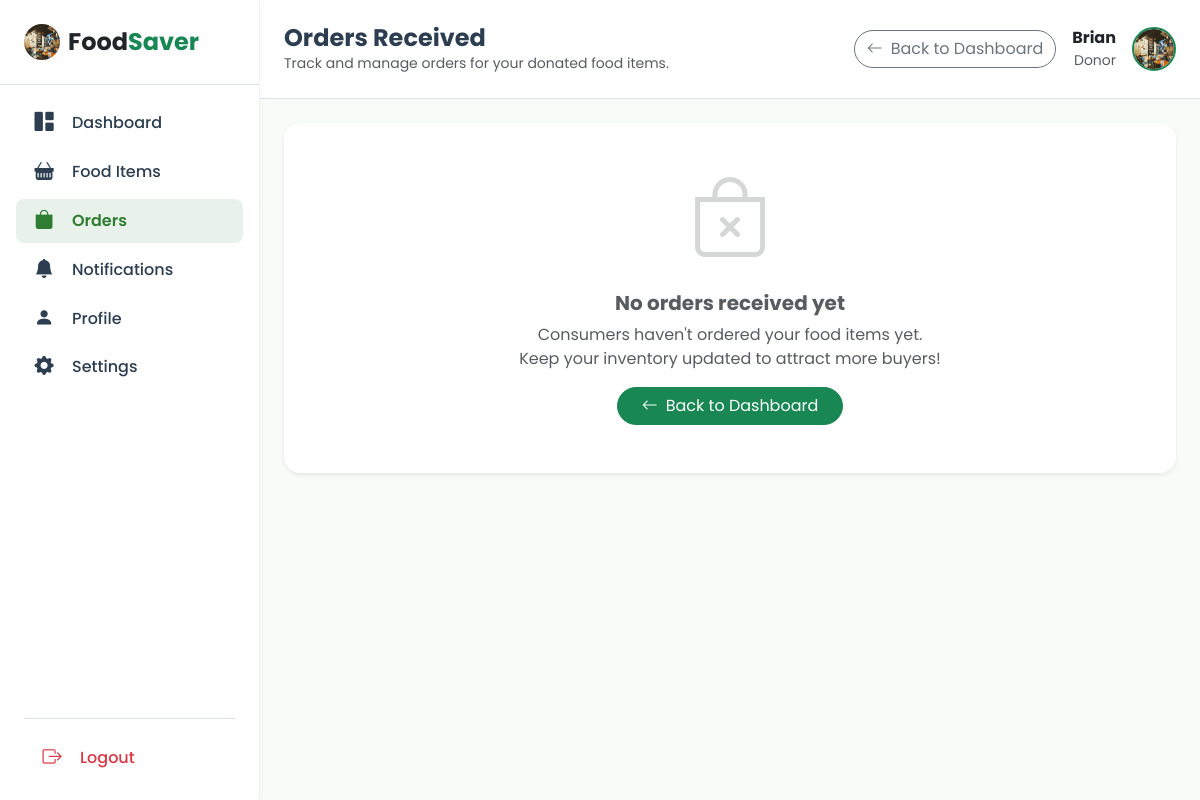
The page /orders/ (signed in) on the database as committed earlier.
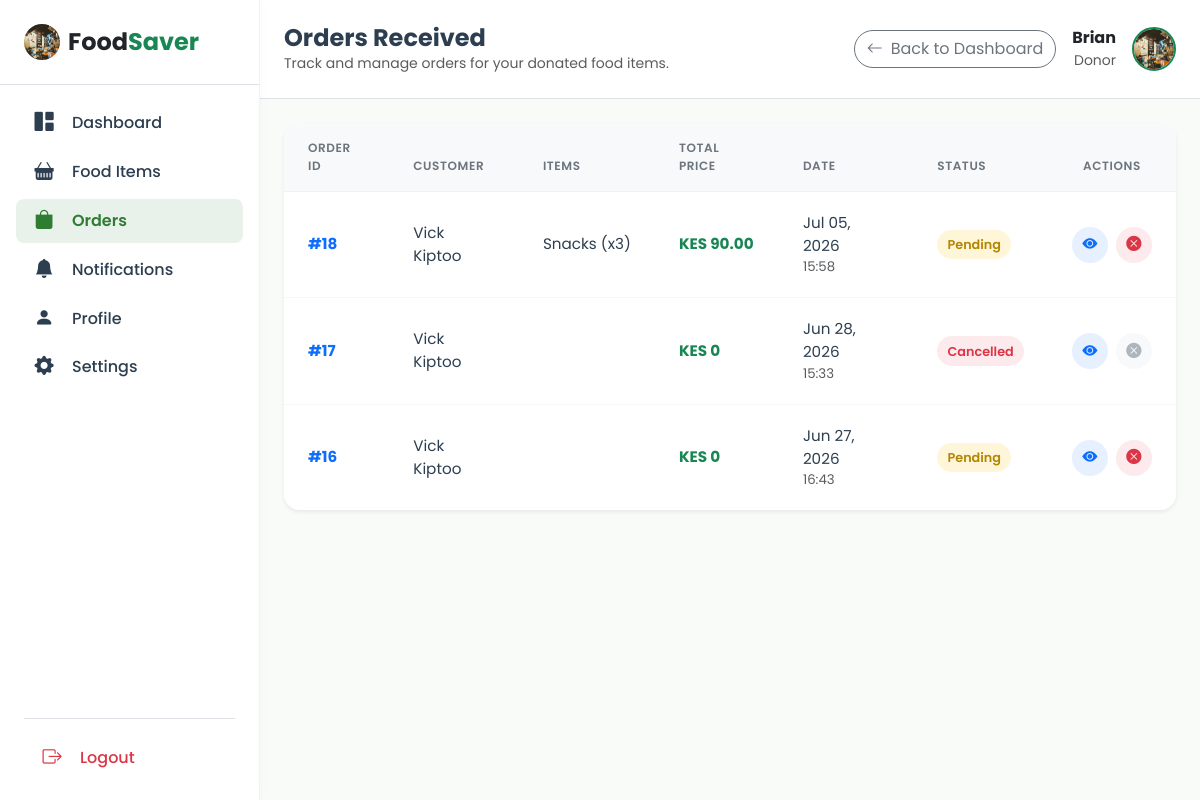
The same page on the database as committed later.
### main/models.py (models this page shows, shortened)
class Order(models.Model):
    STATUS_CHOICES = [
        ('pending', 'Pending'),
        ('completed', 'Completed'),
        ('cancelled', 'Cancelled'),
    ]
    user = models.ForeignKey(User, on_delete=models.CASCADE, related_name="customer_orders")  # customer
    donor = models.ForeignKey(User, on_delete=models.CASCADE, related_name="donor_orders")    # donor
    created_at = models.DateTimeField(auto_now_add=True)
    status = models.CharField(max_length=15, choices=STATUS_CHOICES, default="pending")

class Order_item(models.Model):
    order = models.ForeignKey(Order, related_name="items", on_delete=models.CASCADE)
    fooditem = models.ForeignKey(FoodItem, on_delete=models.CASCADE)
    quantity = models.PositiveIntegerField()

class FoodItem(models.Model):
    name = models.CharField(max_length=200)
    original_price = models.DecimalField(max_digits=8, decimal_places=2, validators=[MinValueValidator(0.00)])
    discounted_price = models.DecimalField(max_digits=8, decimal_places=2, validators=[MinValueValidator(0.00)])
    stock = models.PositiveIntegerField()
    expiry_date = models.DateField()
    image = models.ImageField(upload_to="FoodItems/", null=True, blank=True)
    created_by = models.ForeignKey(User, on_delete=models.CASCADE)

### main/views.py (the view)
# urls.py: path("orders/", donor_orders, name="donor_orders"),
@login_required
def donor_orders(request):
    donor = request.user
    orders = donor.donor_orders.prefetch_related("items__fooditem").order_by("-created_at")
    for order in orders:
        total = sum(item.fooditem.discounted_price * item.quantity for item in order.items.all())
        order.total_amount = total
    return render(request, "main/donor_orders.html", {"orders": orders})

### main/templates/main/donor_orders.html (shortened to what the changed rows need)
<!DOCTYPE html>
<html lang="en">
<head>
    {% load static %}
    <link href="https://cdn.jsdelivr.net/npm/bootstrap@5.3.8/dist/css/bootstrap.min.css" rel="stylesheet">
    <link rel="stylesheet" href="https://cdn.jsdelivr.net/npm/bootstrap-icons@1.11.3/font/bootstrap-icons.min.css">
</head>
<body>
    <main class="main-content">
        <div class="p-4">
            <div class="card orders-card border-0 shadow-sm">
                <div class="card-body p-0">
                    {% if orders %}
                    <div class="table-responsive">
                        <table class="table custom-table align-middle">
                            <thead>
                                <tr>
                                    <th scope="col">Order ID</th>
                                    <th scope="col">Customer</th>
                                    <th scope="col">Items</th>
                                    <th scope="col">Total Price</th>
                                    <th scope="col">Date</th>
                                    <th scope="col">Status</th>
                                    <th scope="col" class="text-center">Actions</th>
                                </tr>
                            </thead>
                            <tbody>
                                {% for order in orders %}
                                <tr>
                                    <td class="fw-bold text-primary">#{{ order.id }}</td>
                                    <td>{{ order.user.first_name }} {{ order.user.last_name }}</td>
                                    <td>
                                        <div style="max-width: 200px;">
                                            {% for item in order.items.all %}
                                            <span class="d-block text-truncate">{{ item.fooditem.name }} (x{{ item.quantity }})</span>
                                            {% endfor %}
                                        </div>
                                    </td>
                                    <td><span class="fw-bold text-success">KES {{ order.total_amount }}</span></td>
                                    <td>
                                        <div class="d-flex flex-column">
                                            <span>{{ order.created_at|date:"M d, Y" }}</span>
                                            <small class="text-muted">{{ order.created_at|date:"H:i" }}</small>
                                        </div>
                                    </td>
                                    <td>
                                        <span class="status-badge
                                            {% if order.status == 'pending' or order.status == 'Pending' %} status-pending
                                            {% elif order.status == 'completed' or order.status == 'Completed' %} status-completed
                                            {% else %} status-cancelled {% endif %}">
                                            {{ order.status|title }}
                                        </span>
                                    </td>
                                    <td>
                                        <div class="d-flex justify-content-center gap-2">
                                            <a href="{% url 'donor_order_detail' order.id %}" class="action-btn view" title="View Details">
                                                <i class="bi bi-eye-fill"></i>
                                            </a>
                                            {% if order.status == "cancelled" or order.status == "completed" or order.status == "Cancelled" or order.status == "Completed" %}
                                            <button class="action-btn disabled" title="Cannot cancel" disabled>
                                                <i class="bi bi-x-circle-fill"></i>
                                            </button>
                                            {% else %}
                                            <a href="{% url 'cancel_order' order.id %}" class="action-btn cancel" title="Cancel Order" onclick="return confirm('Are you sure you want to cancel this order?');">
                                                <i class="bi bi-x-circle-fill"></i>
                                            </a>
                                            {% endif %}
                                        </div>
                                    </td>
                                </tr>
                                {% endfor %}
                            </tbody>
                        </table>
                    </div>
                    {% else %}
                    <div class="text-center py-5">
                        <div class="mb-4">
                            <i class="bi bi-bag-x display-1 text-muted opacity-25"></i>
                        </div>
                        <h5 class="text-muted fw-bold">No orders received yet</h5>
                        <p class="text-muted mb-0">Consumers haven't ordered your food items yet.<br>Keep your inventory updated to attract more buyers!</p>
                        <a href="{% url 'donor_dashboard' %}" class="btn btn-success rounded-pill mt-3 px-4">
                            <i class="bi bi-arrow-left me-2"></i>Back to Dashboard
                        </a>
                    </div>
                    {% endif %}
                </div>
            </div>
        </div>
    </main>
</body>
</html>

Rows that differ between the two databases and show on the page:
added Order: id "18", user.first_name "Vick", user.last_name "Kiptoo", total_amount "90.00", created_at "Jul 05, 2026", created_at "15:58", status "Pending"
added Order_item: fooditem.name "Snacks", quantity "3"
added Order: id "17", user.first_name "Vick", user.last_name "Kiptoo", total_amount "0", created_at "Jun 28, 2026", created_at "15:33", status "Cancelled"
added Order: id "16", user.first_name "Vick", user.last_name "Kiptoo", total_amount "0", created_at "Jun 27, 2026", created_at "16:43", status "Pending"
Other text that changed with them:
text no longer shown: "No orders received yet Consumers haven't ordered your food items yet. Keep your inventory updated to attract more buyers! Back to Dashboard"
text now shown: "ORDER ID CUSTOMER ITEMS TOTAL PRICE DATE STATUS ACTIONS"
